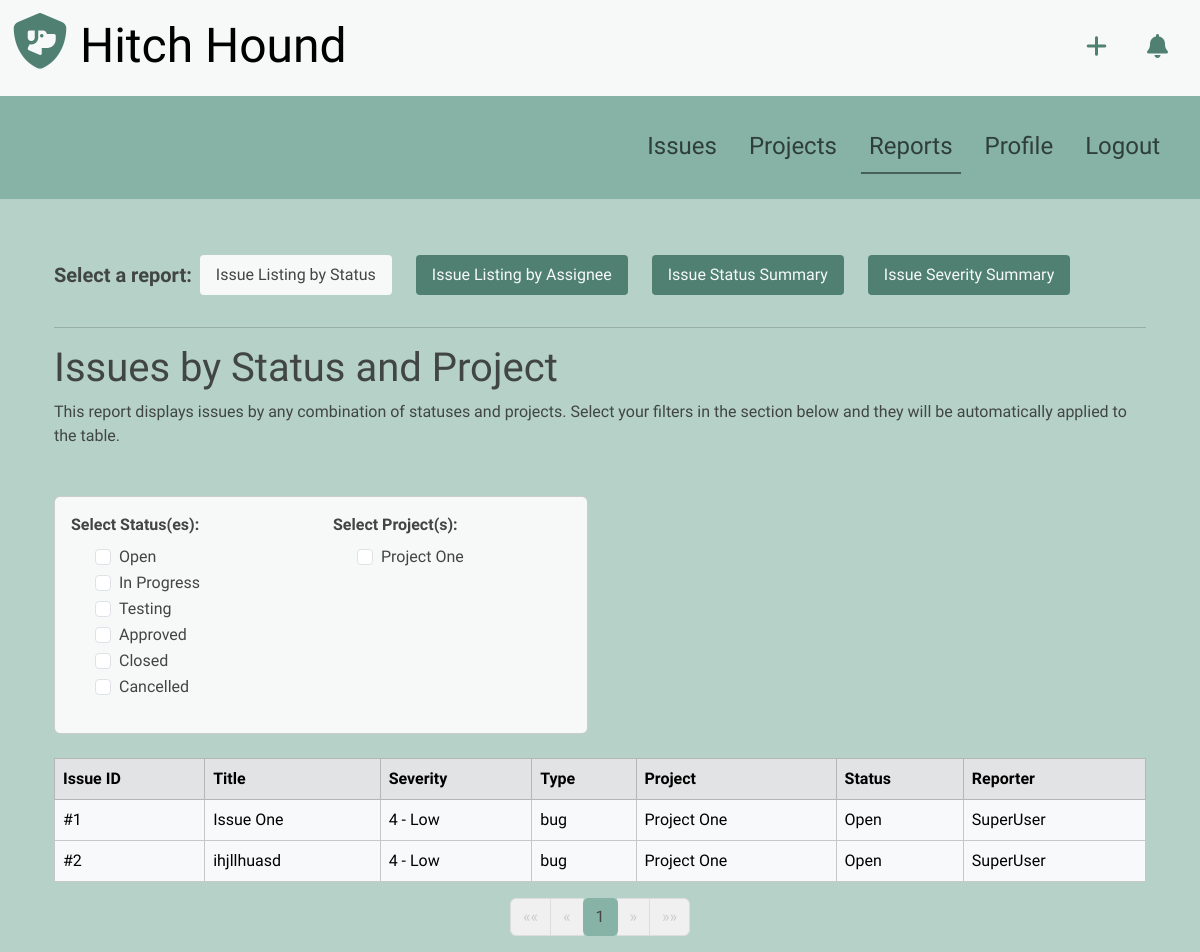
Page /reports/issue_listing_by_status/ (signed in) on the earlier database version.
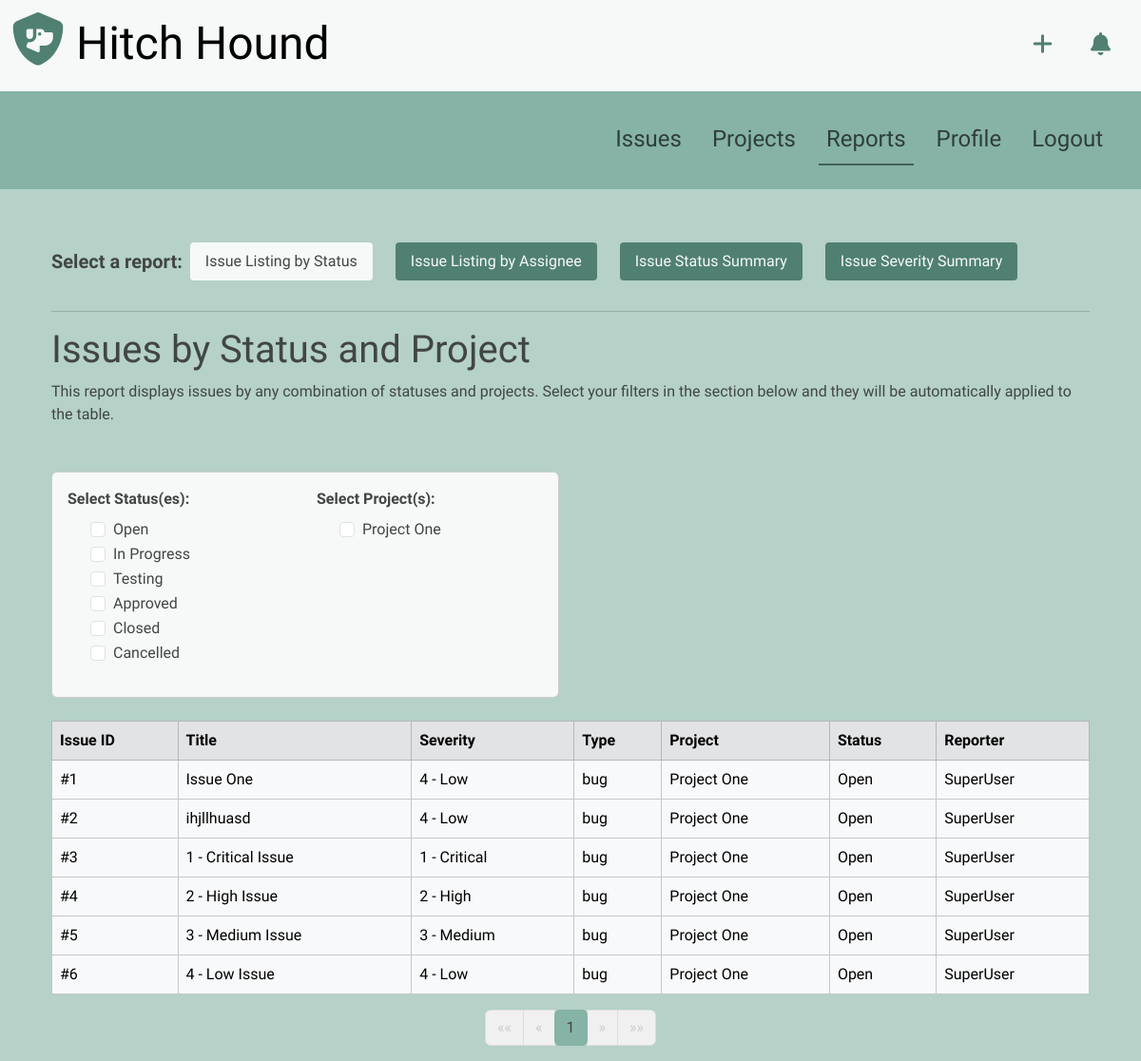
Same page on the later database version.
### projects/models.py (models this page shows, shortened)
class Project(models.Model):
    title = models.CharField(max_length=255)

### issues/models.py (models this page shows, shortened)
class Issue(models.Model):
    SEVERITY_CHOICES = (
        ('critical', '1 - Critical'),
        ('high', '2 - High'),
        ('medium', '3 - Medium'),
        ('low', '4 - Low'),
    )
    TYPE_CHOICES = (
        ('bug', 'Bug'),
        ('missed_requirement', 'Missed Requirement'),
        ('other', 'Other Issue'),
    )
    STATUS_CHOICES = (
        ('open', 'Open'),
        ('in_progress', 'In Progress'),
        ('testing', 'Testing'),
        ('approved', 'Approved'),
        ('closed', 'Closed'),
        ('cancelled', 'Cancelled'),
    )
    title = models.CharField(max_length=255, null=False)
    description = models.TextField()
    severity = models.CharField(max_length=20, choices=SEVERITY_CHOICES, default='low')
    project = models.ForeignKey(Project, on_delete=models.CASCADE, null=False)
    type = models.CharField(max_length=20, choices=TYPE_CHOICES, default='bug')
    status = models.CharField(max_length=20, choices=STATUS_CHOICES, default='open')
    reporter = models.ForeignKey(User, on_delete=models.CASCADE, related_name='reported_issues')
    developer = models.ForeignKey(User, on_delete=models.SET_NULL, null=True, blank=True, limit_choices_to={'role': 'developer'}, related_name='developer_issues')
    quality_assurance = models.ForeignKey(User, on_delete=models.SET_NULL, null=True, blank=True, limit_choices_to={'role': 'quality_assurance'}, related_name='qa_issues')
    product_manager = models.ForeignKey(User, on_delete=models.SET_NULL, null=True, blank=True, limit_choices_to={'role': 'product_manager'}, related_name='pm_issues')
    created_at = models.DateTimeField(auto_now_add=True)
    updated_by = models.ForeignKey(User, on_delete=models.SET_NULL, null=True, blank=True, related_name='updated_issues')

### users/models.py (models this page shows, shortened)
class User(AbstractUser):
    ROLE_CHOICES = (
        ('developer', 'Developer'),
        ('quality_assurance', 'Quality Assurance'),
        ('product_manager', 'Product Manager'),
    )
    role = models.CharField(max_length=20, null=False, choices=ROLE_CHOICES, default='developer')
    last_visited_notifications = models.DateTimeField(null=True, blank=True)
    objects = UserManager()

### reporting/views.py (the view)
# urls.py: path('reports/issue_listing_by_status/', reporting_views.issue_listing_by_status, name='issue_listing_by_status'),
def issue_listing_by_status(request):
    status_choices = Issue.STATUS_CHOICES
    project_choices = Project.objects.all()
    selected_statuses = request.GET.getlist('status')
    selected_project_ids = request.GET.getlist('project_id')
    issues = Issue.objects.all()
    if selected_statuses:
        issues = issues.filter(status__in=selected_statuses)
    if selected_project_ids:
        issues = issues.filter(project_id__in=selected_project_ids)
    page_obj = paginate(request, issues)
    new_notifications = get_new_notifications(request.user)
    context = {
        'issues': page_obj,
        'status_choices': status_choices,
        'project_choices': project_choices,
        'selected_statuses': selected_statuses,
        'selected_project_ids': selected_project_ids,
        'page_obj': page_obj,
        'active_page': 'reports',
        'show_navbar': True,
        'new_notifications': new_notifications,
    }
    return render(request, 'issue_listing_by_status.html', context)

### hitchhound/utils.py (called while the page is built)
def paginate(request, queryset, per_page=12):
    paginator = Paginator(queryset, per_page)
    page_number = request.GET.get('page')
    page_obj = paginator.get_page(page_number)
    return page_obj

def get_new_notifications(user):
    last_visited = user.last_visited_notifications or timezone.now()
    user_issues = UserIssue.objects.filter(user=user).values_list('issue', flat=True)
    changes = Change.objects.filter(
        Q(issue_id__in=user_issues) | Q(issue__reporter=user)
    ).exclude(user=user)
    new_notifications = changes.filter(changed_at__gt=last_visited).exists()
    return new_notifications

### reporting/templates/issue_listing_by_status.html (shortened to what the changed rows need)
{% extends 'base.html' %}
{% load static %}
{% load project_filters %}
{% load crispy_forms_tags %}
{% block content %}
<div class="container mt-4">
    <h1>Issues by Status and Project</h1>
    <div class="row mt-5">
        <div class="col-lg-6 col-md-8 col-12">
            <div class="card h-100">
                <div class="card-body">
                    <form method="get" action="{% url 'issue_listing_by_status' %}">
                        <div class="row">
                            <div class="col-md-6 mb-3">
                                <div class="form-group">
                                    <div id="status" class="form-check mt-2">
                                        {% for value, display in status_choices %}
                                        <div class="form-check">
                                            <input class="form-check-input" type="checkbox" name="status" id="status-{{ value }}" value="{{ value }}" {% if value in selected_statuses %}checked{% endif %} onchange="this.form.submit()">
                                            <label class="form-check-label" for="status-{{ value }}">{{ display }}</label>
                                        </div>
                                        {% endfor %}
                                    </div>
                                </div>
                            </div>
                            <div class="col-md-6 mb-3">
                                <div class="form-group">
                                    <div id="project_id" class="form-check mt-2">
                                        {% for project in project_choices %}
                                        <div class="form-check">
                                            <input class="form-check-input" type="checkbox" name="project_id" id="project-{{ project.id }}" value="{{ project.id }}"  onchange="this.form.submit()">
                                            <label class="form-check-label" for="project-{{ project.id }}">{{ project.title }}</label>
                                        </div>
                                        {% endfor %}
                                    </div>
                                </div>
                            </div>
                        </div>
                    </form>
                </div>
            </div>
        </div>
    </div>
    <div class="table-responsive mt-4">
        <table class="table table-hover table-bordered">
            <thead>
                <tr class="table-secondary">
                    <th scope="col">Issue ID</th>
                    <th scope="col">Title</th>
                    <th scope="col">Severity</th>
                    <th scope="col" class="d-none d-md-table-cell">Type</th>
                    <th scope="col" class="d-none d-md-table-cell">Project</th>
                    <th scope="col" class="d-none d-md-table-cell">Status</th>
                    <th scope="col" class="d-none d-md-table-cell">Reporter</th>
                </tr>
            </thead>
            <tbody>
                {% for issue in issues %}
                <tr class="table-light" onclick="window.location.href='{% url 'issue_detail' issue.id %}'" style="cursor: pointer;">
                    <td>#{{ issue.id }}</td>
                    <td>{{ issue.title|truncatechars:50 }}</td>
                    <td>{{ issue.get_severity_display }}</td>
                    <td class="d-none d-md-table-cell">{{ issue.type }}</td>
                    <td class="d-none d-md-table-cell">{{ issue.project.title }}</td>
                    <td class="d-none d-md-table-cell">{{ issue.get_status_display }}</td>
                    <td class="d-none d-md-table-cell">{{ issue.reporter.username }}</td>
                </tr>
                {% empty %}
                <tr>
                    <td colspan="7" class="text-left">No issues found for this combination of filters.</td>
                </tr>
                {% endfor %}
            </tbody>
        </table>
    </div>
    {% include 'pagination.html' %}
{% endblock %}

Differences in the rows shown:
added Issue: id "3", title "1 - Critical Issue", severity "1 - Critical", type "bug", project "Project One", status "Open", reporter.username "SuperUser"
added Issue: id "4", title "2 - High Issue", severity "2 - High", type "bug", project "Project One", status "Open", reporter.username "SuperUser"
added Issue: id "5", title "3 - Medium Issue", severity "3 - Medium", type "bug", project "Project One", status "Open", reporter.username "SuperUser"
added Issue: id "6", title "4 - Low Issue", severity "4 - Low", type "bug", project "Project One", status "Open", reporter.username "SuperUser"
